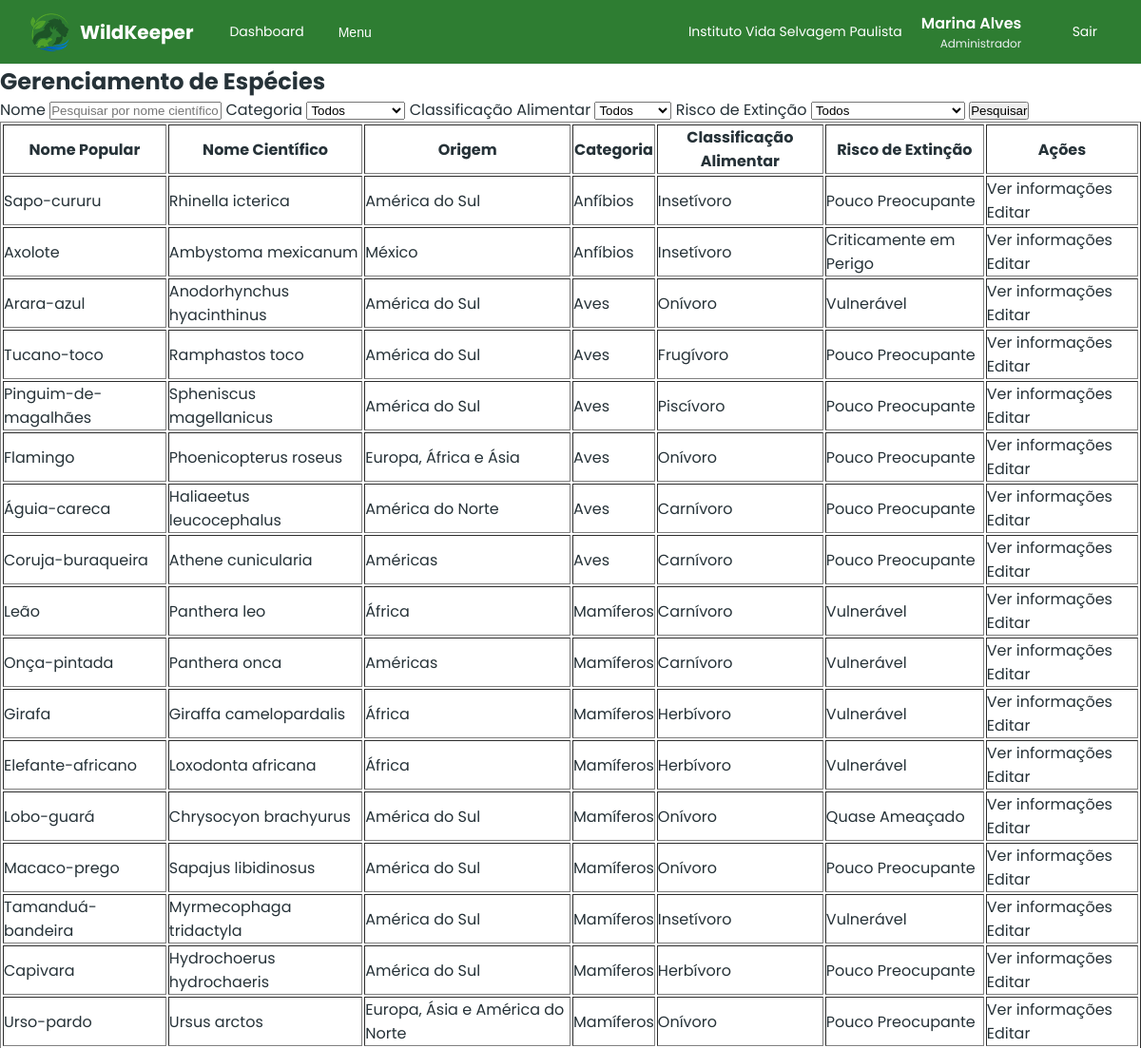
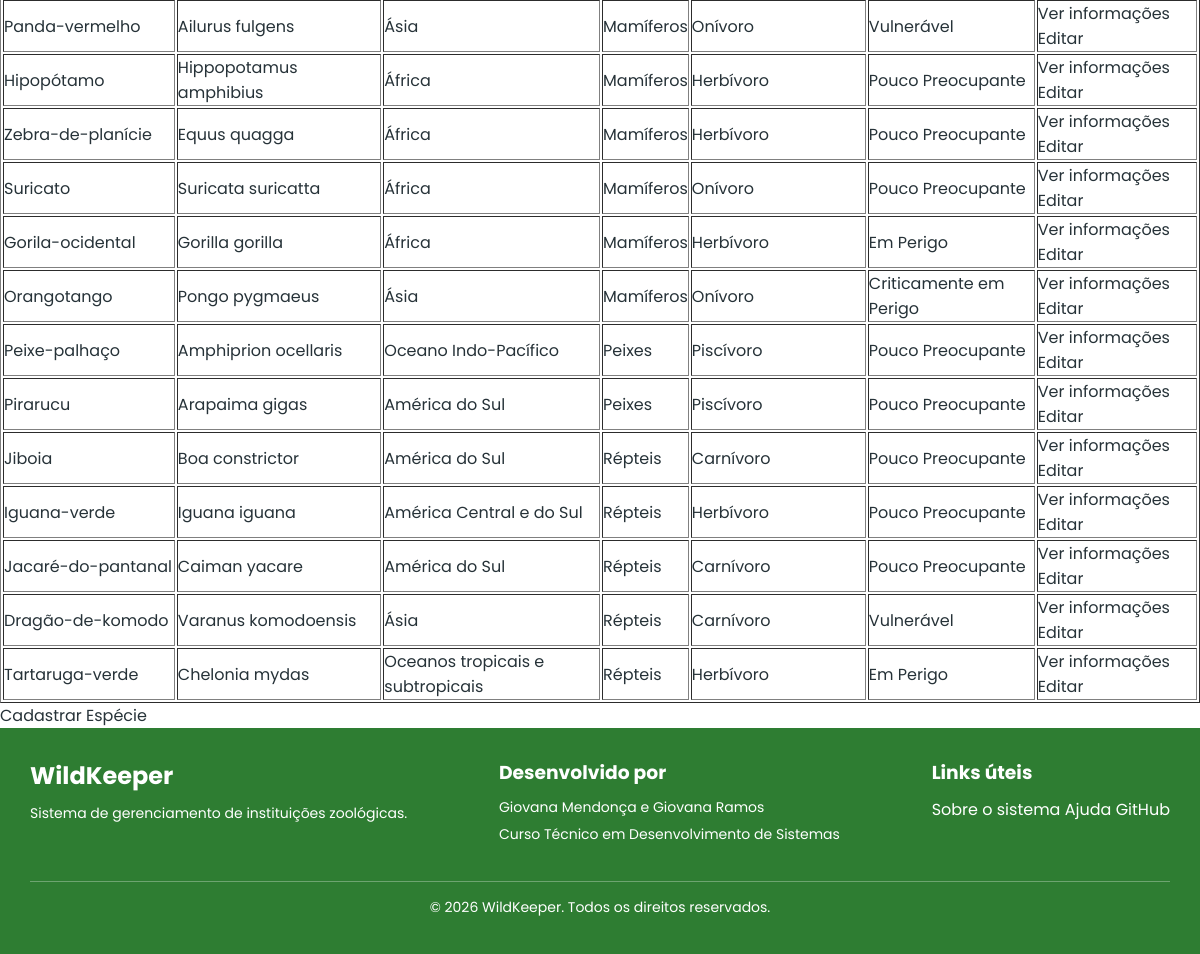
/src/especies/index.php (signed in), run on the app's committed database (2 pictures, top to bottom).
### tables this page shows
CREATE TABLE

    IF NOT EXISTS especies (

        id INT PRIMARY KEY AUTO_INCREMENT,

        nome_popular VARCHAR(255) NOT NULL,

        nome_cientifico VARCHAR(255) NOT NULL,

        descricao TEXT NOT NULL,

        origem VARCHAR(255) NOT NULL,

        vida_media INT NOT NULL,  

        peso_medio DECIMAL(10, 3) NOT NULL,  

        altura_media DECIMAL(10, 3) NOT NULL,  

        categoria_id INT NOT NULL,

        classificacao_alimentar_id INT NOT NULL,

        risco_extincao_id INT NOT NULL,

        FOREIGN KEY (categoria_id) REFERENCES categorias (id),

        FOREIGN KEY (classificacao_alimentar_id) REFERENCES classificacao_alimentar (id),

        FOREIGN KEY (risco_extincao_id) REFERENCES risco_extincao (id),

        created_at TIMESTAMP DEFAULT CURRENT_TIMESTAMP,

        updated_at TIMESTAMP DEFAULT CURRENT_TIMESTAMP ON UPDATE CURRENT_TIMESTAMP

    );

CREATE TABLE

    IF NOT EXISTS categorias (

        id INT PRIMARY KEY AUTO_INCREMENT,

        nome VARCHAR(50) NOT NULL UNIQUE,

        sigla CHAR(2) NOT NULL UNIQUE,

        created_at TIMESTAMP DEFAULT CURRENT_TIMESTAMP,

        updated_at TIMESTAMP DEFAULT CURRENT_TIMESTAMP ON UPDATE CURRENT_TIMESTAMP

    );

CREATE TABLE

    IF NOT EXISTS classificacao_alimentar (

        id INT PRIMARY KEY AUTO_INCREMENT,

        nome VARCHAR(50) NOT NULL UNIQUE,

        sigla CHAR(2) NOT NULL UNIQUE,

        created_at TIMESTAMP DEFAULT CURRENT_TIMESTAMP,

        updated_at TIMESTAMP DEFAULT CURRENT_TIMESTAMP ON UPDATE CURRENT_TIMESTAMP

    );

CREATE TABLE

    IF NOT EXISTS risco_extincao (

        id INT PRIMARY KEY AUTO_INCREMENT,

        nome VARCHAR(50) NOT NULL UNIQUE,

        sigla CHAR(2) NOT NULL UNIQUE,

        created_at TIMESTAMP DEFAULT CURRENT_TIMESTAMP,

        updated_at TIMESTAMP DEFAULT CURRENT_TIMESTAMP ON UPDATE CURRENT_TIMESTAMP

    );

### src/especies/index.php (the view, shortened to what this page needs)
<?php
include "../includes/autenticacao.php";
$nomeFiltrado = trim($_GET['nome'] ?? "");
$sql = "SELECT
    especies.id,
    especies.nome_popular,
    especies.nome_cientifico,
    especies.origem,
    categorias.id AS categoria_id,
    categorias.nome AS categoria_nome,
    classificacao_alimentar.id AS classificacao_alimentar_id,
    classificacao_alimentar.nome AS classificacao_alimentar_nome,
    risco_extincao.id AS risco_extincao_id,
    risco_extincao.nome AS risco_extincao_nome
FROM especies
INNER JOIN categorias ON categorias.id = especies.categoria_id
INNER JOIN classificacao_alimentar ON classificacao_alimentar.id = especies.classificacao_alimentar_id
INNER JOIN risco_extincao ON risco_extincao.id = especies.risco_extincao_id
WHERE 1=1";
$stmt = $conexao->prepare($sql);
$stmt->execute();
$result = $stmt->get_result();
?>
<!DOCTYPE html>
<html lang="pt-br">
<head>
    <link rel="stylesheet" href="../../assets/css/reset.css">
    <link rel="stylesheet" href="../../assets/css/dashboard_global.css">
    <link rel="stylesheet" href="../../assets/css/tabela.css">
</head>
<body>
    <?php include "../includes/dashboard-header.php" ?>
    <main>
        <section>
            <h1>Gerenciamento de Espécies</h1>
            <form action="index.php" method="get">
                <label for="nome">Nome</label>
                <input type="text" data-pesquisa="nome" data-campos="nome_popular,nome_cientifico" name="nome" id="nome" placeholder="Pesquisar por nome científico ou popular" value="<?= htmlspecialchars($nomeFiltrado) ?>">
                <label for="categoria">Categoria</label>
                <select name="categoria" id="categoria">
                    <option value="">Todos</option>
                </select>
                <label for="class_alimentar">Classificação Alimentar</label>
                <select name="class_alimentar" id="class_alimentar">
                    <option value="">Todos</option>
                </select>
                <label for="risco_extincao">Risco de Extinção</label>
                <select name="risco_extincao" id="risco_extincao">
                    <option value="">Todos</option>
                </select>
                <button type="submit">Pesquisar</button>
            </form>
            <table border="1" id="tabela">
                <thead>
                    <tr>
                        <th>Nome Popular</th>
                        <th>Nome Científico</th>
                        <th>Origem</th>
                        <th>Categoria</th>
                        <th>Classificação Alimentar</th>
                        <th>Risco de Extinção</th>
                        <th>Ações</th>
                    </tr>
                </thead>
                <tbody>
                    <?php if ($result->num_rows > 0): ?>
                        <?php while ($especie = $result->fetch_assoc()): ?>
                            <tr>
                                <td data-campo="nome_popular"><?= htmlspecialchars($especie['nome_popular']) ?></td>
                                <td data-campo="nome_cientifico"><?= htmlspecialchars($especie['nome_cientifico']) ?></td>
                                <td><?= htmlspecialchars($especie['origem']) ?></td>
                                <td><?= htmlspecialchars($especie['categoria_nome']) ?></td>
                                <td><?= htmlspecialchars($especie['classificacao_alimentar_nome']) ?></td>
                                <td><?= htmlspecialchars($especie['risco_extincao_nome']) ?></td>
                                <td><a href="mostrar_especie.php?id=<?= htmlspecialchars($especie['id']) ?>">Ver informações</a> <a href="editar_especie.php?id=<?= htmlspecialchars($especie['id']) ?>">Editar</a></td>
                            </tr>
                        <?php endwhile; ?>
                    <?php else: ?>
                        <tr>
                            <td colspan="7">Nenhuma espécie encontrada.</td>
                        </tr>
                    <?php endif; ?>
                </tbody>
            </table>
        </section>
        <a href="../especies/cadastrar_especie.php">Cadastrar Espécie</a>
    </main>
    <?php include "../includes/dashboard-footer.php" ?>
</body>
</html>

### data on the page
especies: nome_popular "Sapo-cururu", nome_cientifico "Rhinella icterica", origem "América do Sul", categoria.nome "Anfíbios", classificacao_alimentar.nome "Insetívoro", risco_extincao.nome "Pouco Preocupante"
especies: nome_popular "Axolote", nome_cientifico "Ambystoma mexicanum", origem "México", categoria.nome "Anfíbios", classificacao_alimentar.nome "Insetívoro", risco_extincao.nome "Criticamente em Perigo"
especies: nome_popular "Arara-azul", nome_cientifico "Anodorhynchus hyacinthinus", origem "América do Sul", categoria.nome "Aves", classificacao_alimentar.nome "Onívoro", risco_extincao.nome "Vulnerável"
especies: nome_popular "Tucano-toco", nome_cientifico "Ramphastos toco", origem "América do Sul", categoria.nome "Aves", classificacao_alimentar.nome "Frugívoro", risco_extincao.nome "Pouco Preocupante"
especies: nome_popular "Pinguim-de-magalhães", nome_cientifico "Spheniscus magellanicus", origem "América do Sul", categoria.nome "Aves", classificacao_alimentar.nome "Piscívoro", risco_extincao.nome "Pouco Preocupante"
especies: nome_popular "Flamingo", nome_cientifico "Phoenicopterus roseus", origem "Europa, África e Ásia", categoria.nome "Aves", classificacao_alimentar.nome "Onívoro", risco_extincao.nome "Pouco Preocupante"
especies: nome_popular "Águia-careca", nome_cientifico "Haliaeetus leucocephalus", origem "América do Norte", categoria.nome "Aves", classificacao_alimentar.nome "Carnívoro", risco_extincao.nome "Pouco Preocupante"
especies: nome_popular "Coruja-buraqueira", nome_cientifico "Athene cunicularia", origem "Américas", categoria.nome "Aves", classificacao_alimentar.nome "Carnívoro", risco_extincao.nome "Pouco Preocupante"
especies: nome_popular "Leão", nome_cientifico "Panthera leo", origem "África", categoria.nome "Mamíferos", classificacao_alimentar.nome "Carnívoro", risco_extincao.nome "Vulnerável"
especies: nome_popular "Onça-pintada", nome_cientifico "Panthera onca", origem "Américas", categoria.nome "Mamíferos", classificacao_alimentar.nome "Carnívoro", risco_extincao.nome "Vulnerável"
especies: nome_popular "Girafa", nome_cientifico "Giraffa camelopardalis", origem "África", categoria.nome "Mamíferos", classificacao_alimentar.nome "Herbívoro", risco_extincao.nome "Vulnerável"
especies: nome_popular "Elefante-africano", nome_cientifico "Loxodonta africana", origem "África", categoria.nome "Mamíferos", classificacao_alimentar.nome "Herbívoro", risco_extincao.nome "Vulnerável"
especies: nome_popular "Lobo-guará", nome_cientifico "Chrysocyon brachyurus", origem "América do Sul", categoria.nome "Mamíferos", classificacao_alimentar.nome "Onívoro", risco_extincao.nome "Quase Ameaçado"
especies: nome_popular "Macaco-prego", nome_cientifico "Sapajus libidinosus", origem "América do Sul", categoria.nome "Mamíferos", classificacao_alimentar.nome "Onívoro", risco_extincao.nome "Pouco Preocupante"
especies: nome_popular "Tamanduá-bandeira", nome_cientifico "Myrmecophaga tridactyla", origem "América do Sul", categoria.nome "Mamíferos", classificacao_alimentar.nome "Insetívoro", risco_extincao.nome "Vulnerável"
especies: nome_popular "Capivara", nome_cientifico "Hydrochoerus hydrochaeris", origem "América do Sul", categoria.nome "Mamíferos", classificacao_alimentar.nome "Herbívoro", risco_extincao.nome "Pouco Preocupante"
especies: nome_popular "Urso-pardo", nome_cientifico "Ursus arctos", origem "Europa, Ásia e América do Norte", categoria.nome "Mamíferos", classificacao_alimentar.nome "Onívoro", risco_extincao.nome "Pouco Preocupante"
especies: nome_popular "Panda-vermelho", nome_cientifico "Ailurus fulgens", origem "Ásia", categoria.nome "Mamíferos", classificacao_alimentar.nome "Onívoro", risco_extincao.nome "Vulnerável"
especies: nome_popular "Hipopótamo", nome_cientifico "Hippopotamus amphibius", origem "África", categoria.nome "Mamíferos", classificacao_alimentar.nome "Herbívoro", risco_extincao.nome "Pouco Preocupante"
especies: nome_popular "Zebra-de-planície", nome_cientifico "Equus quagga", origem "África", categoria.nome "Mamíferos", classificacao_alimentar.nome "Herbívoro", risco_extincao.nome "Pouco Preocupante"
especies: nome_popular "Suricato", nome_cientifico "Suricata suricatta", origem "África", categoria.nome "Mamíferos", classificacao_alimentar.nome "Onívoro", risco_extincao.nome "Pouco Preocupante"
especies: nome_popular "Gorila-ocidental", nome_cientifico "Gorilla gorilla", origem "África", categoria.nome "Mamíferos", classificacao_alimentar.nome "Herbívoro", risco_extincao.nome "Em Perigo"
especies: nome_popular "Orangotango", nome_cientifico "Pongo pygmaeus", origem "Ásia", categoria.nome "Mamíferos", classificacao_alimentar.nome "Onívoro", risco_extincao.nome "Criticamente em Perigo"
especies: nome_popular "Peixe-palhaço", nome_cientifico "Amphiprion ocellaris", origem "Oceano Indo-Pacífico", categoria.nome "Peixes", classificacao_alimentar.nome "Piscívoro", risco_extincao.nome "Pouco Preocupante"
especies: nome_popular "Pirarucu", nome_cientifico "Arapaima gigas", origem "América do Sul", categoria.nome "Peixes", classificacao_alimentar.nome "Piscívoro", risco_extincao.nome "Pouco Preocupante"
especies: nome_popular "Jiboia", nome_cientifico "Boa constrictor", origem "América do Sul", categoria.nome "Répteis", classificacao_alimentar.nome "Carnívoro", risco_extincao.nome "Pouco Preocupante"
especies: nome_popular "Iguana-verde", nome_cientifico "Iguana iguana", origem "América Central e do Sul", categoria.nome "Répteis", classificacao_alimentar.nome "Herbívoro", risco_extincao.nome "Pouco Preocupante"
especies: nome_popular "Jacaré-do-pantanal", nome_cientifico "Caiman yacare", origem "América do Sul", categoria.nome "Répteis", classificacao_alimentar.nome "Carnívoro", risco_extincao.nome "Pouco Preocupante"
especies: nome_popular "Dragão-de-komodo", nome_cientifico "Varanus komodoensis", origem "Ásia", categoria.nome "Répteis", classificacao_alimentar.nome "Carnívoro", risco_extincao.nome "Vulnerável"
especies: nome_popular "Tartaruga-verde", nome_cientifico "Chelonia mydas", origem "Oceanos tropicais e subtropicais", categoria.nome "Répteis", classificacao_alimentar.nome "Herbívoro", risco_extincao.nome "Em Perigo"

### other printed values
$_SESSION['instituicao_nome'] "Instituto Vida Selvagem Paulista"
$_SESSION['nome'] "Marina Alves"
$_SESSION['cargo_nome'] "Administrador"
